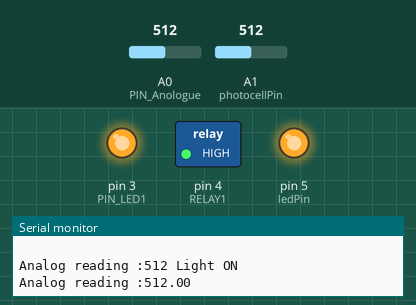
The sketch below on a simulated Arduino Uno, built with avr-gcc and run on an emulated ATmega328P. On the bench: switched loads named in the sketch (green lamp = pin HIGH), output pins drawn as LEDs (lit = HIGH), the last lines printed to the serial monitor. The test bench sets the inputs (shaded band); at power-on: A1 (photocellPin) = 512, A0 (PIN_Anologue) = 512.

Above: at 2.2 s.
2.3 s: A1 (photocellPin) set to 610
At 5.2 s:
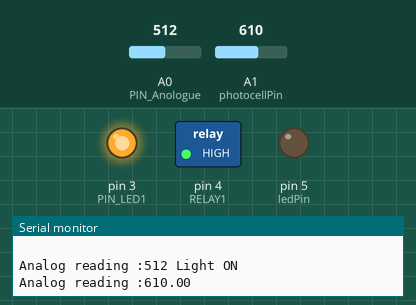
5.3 s: A0 (PIN_Anologue) set to 483
At 6.3 s:
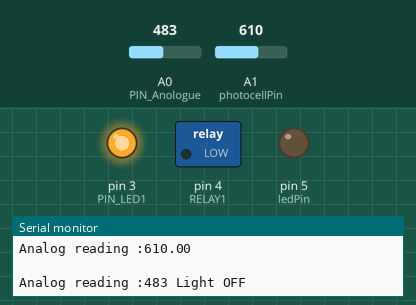
6.8 s: A1 (photocellPin) set to 511
At 8.2 s:
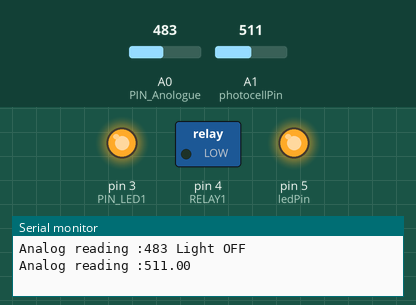
8.5 s: A1 (photocellPin) set to 716
At 9.2 s:
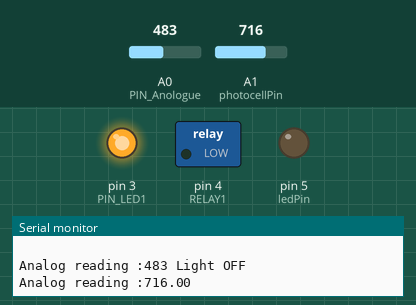
10.2 s: A0 (PIN_Anologue) set to 510
At 12.2 s:
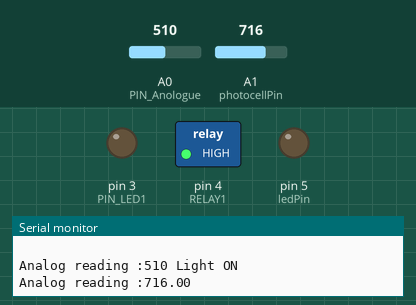
12.5 s: A1 (photocellPin) set to 609
14.1 s: A1 (photocellPin) set to 599
At 18.99 s:
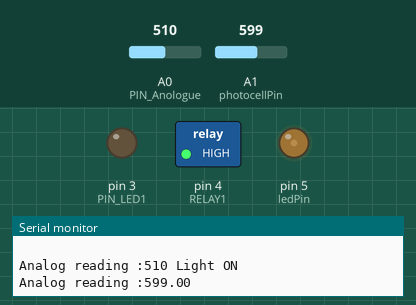
Timing chart, 0 to 22.2 s (numbered marks = the images above; inputs shaded):
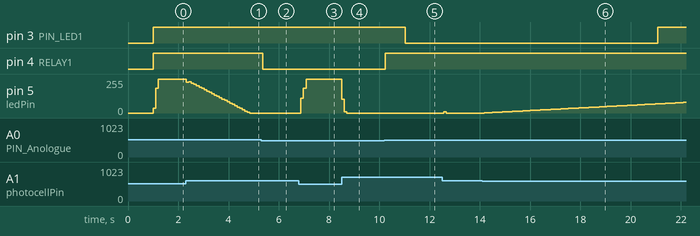

Measured:
- the behaviour switches between 500 and 499 on A0 (PIN_Anologue) (found by bisection; images 1 and 2)
- after the input at 2.3 s, pin 5 (ledPin): 255/255 → 232/255 at once, → 234/255 0.10 s later, → 224/255 0.10 s later, → 214/255 0.10 s later, … (26 changes in this stretch)
- after the input at 5.3 s, pin 4 (RELAY1): HIGH → LOW after 0.06 s
- after the input at 6.8 s, pin 5 (ledPin): 0/255 → 109/255 after 0.08 s, → 186/255 0.10 s later, → 255/255 0.10 s later
- after the input at 8.5 s, pin 5 (ledPin): 255/255 → 102/255 at once, → 11/255 0.10 s later, → 0/255 0.10 s later
- after the input at 10.2 s, pin 4 (RELAY1): LOW → HIGH at once
- after the input at 12.5 s, pin 5 (ledPin): 0/255 → 11/255 after 0.06 s, → 0/255 0.10 s later
- after the input at 14.1 s, pin 5 (ledPin): moves from 0/255 to 80/255 over 8.0 s, starting after 0.08 s

The sketch:

controlSystemOnOff.ino
```cpp
//Pin defination
//#define PIN_Anologue A0

// LIGHT SENSOR CLASS DEFINITION

// using analog ambient light sensor

class LightSensor{

//Defining class variables
  private:
  int Pin_Input;
  int Sample_Time;
  int sensorValue;
  float voltage;
  unsigned long nextChangeTime = 0;

  public:
//constructor taking inputs from main tab and applying them to class variables
   LightSensor(byte Pin_Input,int Sample_Time){
    this->Pin_Input = Pin_Input;
    this->Sample_Time = Sample_Time;
   }

//Function for converting an anologue input into a voltage output
   void DataConvert(){

    unsigned long currentTime = millis();

//data output smoothing
    if(currentTime >= nextChangeTime) {

//reads from anologue pin a0 and converts to a voltage
     this->sensorValue = analogRead(Pin_Input);

// Convert the analog reading (from 0 - 1023) to a voltage (0 - 5V) and store it in variable voltage
   this-> voltage = sensorValue * (5.0 / 1023.0);
    nextChangeTime = currentTime + Sample_Time;
    }
  }

// Function to return the voltage output to the main tab so it can be printed
   float getvoltage(){
      return voltage;
    }
    int getsensorValue(){
      return sensorValue;
      delay(100);
    }

 };
```

A_BlinkerClass.ino
```cpp
/*
 * BLINKER CLASS DEFINITION
 */
class Blinker {
  private:

    byte pinLED;
    boolean ledState = LOW;
    unsigned long timeLedOn;
    unsigned long timeLedOff;
    unsigned long nextChangeTime = 0;

  public:
    Blinker(byte pinLED, unsigned long timeLedOn, unsigned long timeLedOff) {
      this->pinLED = pinLED;
      this->timeLedOn = timeLedOn;
      this->timeLedOff = timeLedOff;

      pinMode(pinLED, OUTPUT);
    }

    // Checks whether it is time to turn on or off the LED.
    void check() {
      unsigned long currentTime = millis();

      if(currentTime >= nextChangeTime) {

        if(ledState) {
          // LED is currently turned On. Turn Off LED.
          ledState = LOW;
          nextChangeTime = currentTime + timeLedOff;
        }
        else{
          // LED is currently turned Off. Turn On LED.
          ledState = HIGH;
          nextChangeTime = currentTime + timeLedOn;
        }

        digitalWrite(pinLED, ledState);
      }
    }
};
```

Z_Main.ino
```cpp
#include <PID_v1.h>            // INCLUDING THE PID LIBARY


double Setpoint;               // PID Setpoint
double photocellReading;       // input
double ledBrightness;          // output
                                                                        // Tuning the PID LOOP
double kp = .1,                  ki = 10,                kd = .012;     // THESE VALUES WERE ALL AT ZERO AT THE BEGINNING UNTIL FOUND SUITABLE VALUES TO WORK SMOOTHLY

// proportional gain           // integral gain        // derivative gain


//Pin definations

#define photocellPin 1
#define ledPin 5


#define PIN_Anologue A0 // defining the analog pin (lightsensor)
#define PIN_LED1 3   // defining the  LED pin
#define servoPin 9   // defining the servo pin     // NOT USED IN THIS PROJECT

#define RELAY1 4   // defining the relay


// setting up the PID

PID myPID (&photocellReading, &ledBrightness, &Setpoint, kp, ki, kd, DIRECT);


// CLASS VARIABLES DECLARATION

//Passes data to the class constructor

Blinker blink1 = Blinker(PIN_LED1, 10000, 10000);
LightSensor Light1 = LightSensor(PIN_Anologue, 10);
//ServoMotor servomotor1 = ServoMotor(servoPin,1);  // NOT USED IN THIS PROJECT

void setup() {
//sets the serial monitor to 9600 baud rate
Serial.begin(9600);


Setpoint = 600; // VALUE FROM LIGHTSENSOR

myPID.SetMode(AUTOMATIC);
myPID.SetTunings (kp, ki, kd);
delay (1000);


}


void loop() {
//calls blinking led program
  blink1.check();
//calls Light sensor program
 Light1.DataConvert();

//Prints out the resulting voltage and analog readings to the screen on the serial monitor
 // Serial.print("Voltage :"); Serial.print(Light1.getvoltage());
 Serial.println(" ");Serial.print("Analog reading :");Serial.print(Light1.getsensorValue()); Serial.print(" ");


pinMode(RELAY1, OUTPUT);                   // TURNING ON / OFF RELAY DEPENDING ON THE VALUE OF THE LIGHTSENSOR

 if (Light1.getsensorValue () >=500){     // calling our sensor value from light sensor

  Serial.println("Light ON");             // displays the text LIGHT ON in serial monitor
  digitalWrite(RELAY1, HIGH);            // turns on relay
 }
 else{
  Serial.println("Light OFF");            // displays the text LIGHT OFF in serial monitor
  digitalWrite(RELAY1, LOW);              // turns off relay
 }


photocellReading = analogRead (photocellPin);
myPID.Compute() ;
analogWrite (ledPin,ledBrightness);

Serial.print("Analog reading :");Serial.println(photocellReading);


delay(100);                               // scanning delay


 }

 //calls servo motor control using depth sensor values          // NOT USED IN THIS PROJECT
  //servomotor1.ServoAngle(Depth1.getsensorValue());
```
